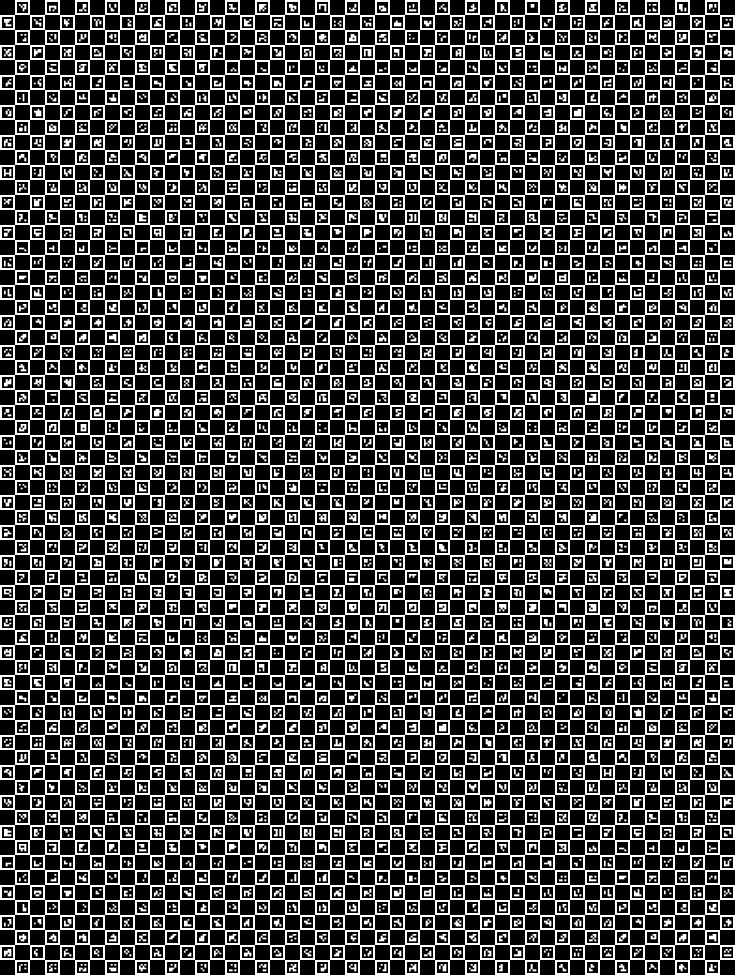
#> input picture xr/suit/charuco-suit.png, 2205 x 2925 px, given in place of charuco-suit-multiscale.png, which was not available (shown at 1/3 size)
$ python suit_degrade.py
#> lines starting #> are read from the running program, lines starting #| are printed output that depends on the picture; after the words box and inside, x2 and y2 are one past the last pixel; in counts of white or black regions, pixels touching at a corner belong together; pictures that were not available may be replaced by others from this repository, and a replacement may not be noted
### tools/suit_multiscale.py
"""Prototype: the SOMA ChArUco suit with coarser position levels laid over it (RFD 2332).

The bit level stays as it is: the same board, the same 22 mm DICT_4X4_1000 markers, so SOMA's
detector still reads the sheet. On top, each cell of a perfect map (every k by k window of bits
appears once on the sheet) shifts its squares' brightness: bit 1 dims the white, bit 0 lifts the
black, so a marker keeps 255 - DIM of contrast either way. Cells are even blocks of squares, so
each holds as many black squares as white and the chessboard averages out:
  level 1: 2 by 2 squares (60 mm) a bit, 4 by 4 windows (240 mm patch names its place)
  level 2: 4 by 4 squares (120 mm) a bit, 4 by 4 windows (480 mm patch)
OpenCV's adaptive threshold subtracts the local mean, so the slow brightness shift does not move
a marker's bits; seen from far off the markers blur to grey and only the levels remain.

This is a flat-sheet test: no body, no seams, no perspective. Distance is simulated by area
downsampling. It reports, per scale, the markers read and the share of map windows that decode
to their own place.
    python tools/suit_multiscale.py [--out build/multiscale]
"""
import argparse
import os
import sys

import cv2
import numpy as np

sys.path.insert(0, os.path.dirname(__file__))
import suit_texture as st  # noqa: E402

COLS, ROWS = st.COLS, st.ROWS
PX = 45
DIM1, DIM2 = 25, 50  # how far each level's bit moves the brightness (of 255)


def perfect_map(w, h, k, seed):
    """w by h bits, every k by k window distinct (random search with repair)."""
    rng = np.random.default_rng(seed)
    m = rng.integers(0, 2, (h, w), dtype=np.uint8)
    for _ in range(200000):
        seen, dup = {}, None
        for y in range(h - k + 1):
            for x in range(w - k + 1):
                key = m[y:y + k, x:x + k].tobytes()
                if key in seen:
                    dup = (x, y)
                    break
                seen[key] = (x, y)
            if dup:
                break
        if dup is None:
            return m, seen
        x, y = dup
        m[y + rng.integers(k), x + rng.integers(k)] ^= 1
    raise SystemExit("no perfect map found")


def decode(cells, k, table):
    """Share of k by k windows of a sensed cell grid that decode to their own place. The flat
    sheet is lit evenly, so one threshold (the midpoint of the two brightness clusters) serves."""
    h, w = cells.shape
    v = np.sort(cells.ravel())
    thr = (v[: len(v) // 4].mean() + v[-len(v) // 4:].mean()) / 2
    ok = tot = 0
    for y in range(h - k + 1):
        for x in range(w - k + 1):
            bits = (cells[y:y + k, x:x + k] < thr).astype(np.uint8)
            tot += 1
            ok += table.get(bits.tobytes()) == (x, y)
    return ok, tot


# [63 lines left out: function main, not called in this run]


# [2 lines that do not run on import are left out]

### tools/suit_texture.py
"""The body's ChArUco suit texture (weftspun RFD 2332).

The image is drawn from the SOMA suit detector's own board (edualvarado/SOMA,
01-Suit-Processing/caliboards/suit/suit.py: CharucoBoard((49, 65), 0.03, 0.022,
DICT_4X4_1000), legacy pattern), so the markers on the body are the ones that
detector reads: a sheet 1.47 by 1.95 m (30 mm squares). util/suit_body.gd cuts it
into panels on the body with the engine's xatlas.

    python tools/suit_texture.py [--px 45] [--out xr/suit/charuco-suit.png]
    python tools/suit_texture.py --read <render.png> [--truth <truth.png>]
        (markers a camera reads off a render; with the truth render, whether each is the right one)

Then it detects the markers in the image it wrote and exits 1 unless every
marker the board holds is read back with its own id.
"""
import argparse
import sys

import cv2
import numpy as np
import cv2.aruco as aruco

COLS, ROWS = 49, 65
SQUARE_M, MARKER_M = 0.030, 0.022


def board():
    d = aruco.getPredefinedDictionary(aruco.DICT_4X4_1000)
    # The board holds more markers than the dictionary has, and OpenCV refuses ids past
    # 999; the suit's ids wrap at 1000 (RFD 2332), so they are given wrapped.
    n = (COLS * ROWS) // 2
    b = aruco.CharucoBoard((COLS, ROWS), SQUARE_M, MARKER_M, d, np.arange(n, dtype=np.int32) % 1000)
    b.setLegacyPattern(True)
    return b


# [78 lines left out: functions _printed, main, not called in this run]


# [2 lines that do not run on import are left out]

### tools/suit_degrade.py
"""The suit through an ordinary 60/120 fps camera on a lighthouse mount, degraded on purpose.

Flat-sheet test of the plain SOMA ChArUco sheet against ours (the same board with the two
position levels of tools/suit_multiscale.py on top). Each view is the sheet shrunk to the pixels
a 30 mm square gets from a corner-mounted camera, then degraded as a cheap camera degrades it:
  - matte fabric: the range squeezed to 40..200 of 255
  - motion: a hand at 1.5 m/s smeared across the shutter time (1/1000 s or 1/120 s)
  - lens: a 0.6 px defocus blur
  - sensor: Gaussian noise, sigma 6 of 255
  - video: JPEG at quality 60, standing in for a streaming codec
Reports, per view: markers read (full sheet), chessboard corners (the top 11 rows, a board in
its own right, since the full sheet repeats ids past 999), and the share of our level-1 and
level-2 windows that decode to their own place. Control: the plain sheet, degraded the same
way, must decode no level windows.
    python tools/suit_degrade.py   (run tools/suit_multiscale.py first; it writes our sheet)
"""
import os
import sys

import cv2
import numpy as np

sys.path.insert(0, os.path.dirname(__file__))
import suit_multiscale as ms  # noqa: E402
import suit_texture as st  # noqa: E402

COLS, ROWS, P = st.COLS, st.ROWS, 45
HAND = 1.5  # m/s
SHEET = "build/multiscale/charuco-suit-multiscale.png"


def degrade(img, s, shutter, seed):
    rng = np.random.default_rng(seed)
    f = cv2.resize(img, (round(img.shape[1] * s / P), round(img.shape[0] * s / P)), interpolation=cv2.INTER_AREA).astype(np.float32)
    if shutter is None:
        return f.round().clip(0, 255).astype(np.uint8)
    f = 40 + f * (160 / 255)
    smear = HAND * shutter * s / 0.03
    if smear > 1:
        n = int(np.ceil(smear))
        k = np.ones((1, n), np.float32) / n
        f = cv2.filter2D(f, -1, k, borderType=cv2.BORDER_REPLICATE)
    f = cv2.GaussianBlur(f, (0, 0), 0.6)
    f += rng.normal(0, 6, f.shape)
    f = f.round().clip(0, 255).astype(np.uint8)
    return cv2.imdecode(cv2.imencode(".jpg", f, [cv2.IMWRITE_JPEG_QUALITY, 60])[1], cv2.IMREAD_GRAYSCALE)


def levels():
    out = []
    for cell, k, seed in ((2, 4, 1), (4, 4, 2)):
        w, h = -(-COLS // cell), -(-ROWS // cell)
        m, table = ms.perfect_map(w, h, k, seed)
        out.append((cell, k, w, h, table))
    return out


def decode_levels(small, lv):
    sq = cv2.resize(small.astype(float), (COLS, ROWS), interpolation=cv2.INTER_AREA)

    def cells(c, w, h):
        pad = np.full((h * c, w * c), np.nan)
        pad[:ROWS, :COLS] = sq
        return np.nanmean(pad.reshape(h, c, w, c), axis=(1, 3))

    (_, k1, w1, h1, t1), (_, k2, w2, h2, t2) = lv
    c2 = cells(4, w2, h2)
    o2, n2 = ms.decode(c2, k2, t2)
    v = np.sort(c2.ravel())
    thr = (v[: len(v) // 4].mean() + v[-len(v) // 4:].mean()) / 2
    dark2 = (c2 < thr).repeat(2, 0).repeat(2, 1)[:h1, :w1]
    c1 = cells(2, w1, h1)
    for d in (True, False):
        sel = np.sort(c1[dark2 == d])
        c1[dark2 == d] -= (sel[: len(sel) // 4].mean() + sel[-len(sel) // 4:].mean()) / 2
    o1, n1 = ms.decode(c1, k1, t1)
    return o1 / n1, o2 / n2


def main():
    ours = cv2.imread(SHEET, cv2.IMREAD_GRAYSCALE)
#> ours: shape (2925, 2205); 29% white; 2518 white regions, largest, box (x1, y1, x2, y2) and area: (0, 0, 2205, 2925) 1490112, (1722, 327, 1744, 349) 429, (1317, 2172, 1339, 2194) 429
    if ours is None:
        print(f"FAIL no {SHEET} (run tools/suit_multiscale.py)")
        return 1
    plain = st.board().generateImage((COLS * P, ROWS * P), marginSize=0, borderBits=1)
    d = cv2.aruco.getPredefinedDictionary(cv2.aruco.DICT_4X4_1000)
    R = 11
    small_board = cv2.aruco.CharucoBoard((COLS, R), 0.03, 0.022, d, np.arange((COLS * R) // 2, dtype=np.int32))
    small_board.setLegacyPattern(True)
    cdet = cv2.aruco.CharucoDetector(small_board)
    mdet = cv2.aruco.ArucoDetector(st.board().getDictionary(), cv2.aruco.DetectorParameters())
    corners_all = (COLS - 1) * (R - 1)
    lv = levels()
    print("px/square  camera            | markers plain, ours (of 1592) | corners plain, ours (of 480) | ours level 1, level 2 | control level 1, 2")
    ctrl_max = 0.0
    for s in (14, 10, 7, 6):
        for name, shutter in (("ideal", None), ("1/1000 s, cheap", 1 / 1000), ("1/120 s, cheap", 1 / 120)):
            row = []
            for img in (plain, ours):
                ids = mdet.detectMarkers(degrade(img, s, shutter, 1))[1]
#> in degrade, `f = cv2.resize(img, (round(img.shape[1] * s / P), round(img.shape[0] *..`:
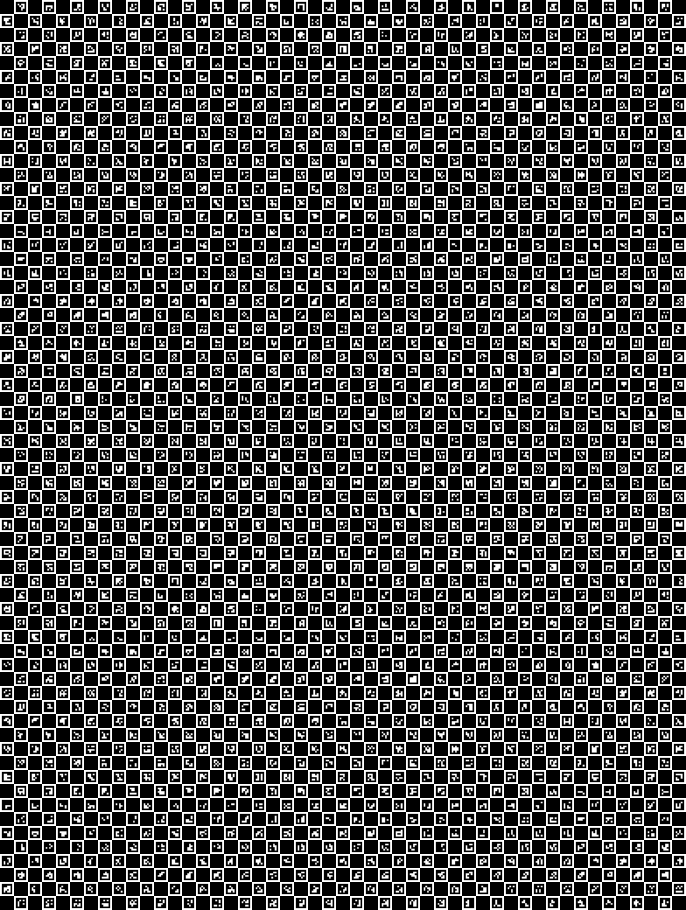
#> f: shape (910, 686) float32; min 0, max 255, mean 73.9
#> ids = 1480 values, max 999 at index 544, min 0 at index 543, mean 427.9
                row.append(0 if ids is None else len(ids))
            for img in (plain, ours):
                crop = cv2.copyMakeBorder(img[: R * P], P, P, P, P, cv2.BORDER_CONSTANT, value=255)
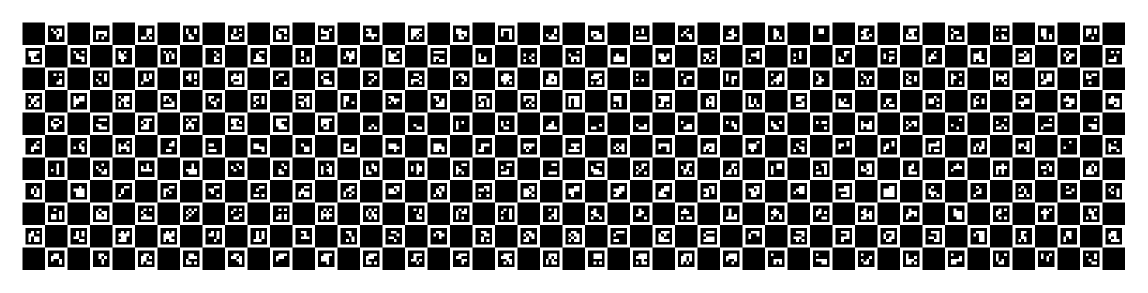
#> crop: shape (585, 2295) (shown at 1/2 size); 42.2% white; 412 white regions, largest, box (x1, y1, x2, y2) and area: (0, 0, 2295, 585) 502884, (1767, 372, 1789, 394) 429, (1137, 192, 1159, 214) 382
                ci = cdet.detectBoard(degrade(crop, s, shutter, 2))[1]
#> call 3 of degrade, with s = 14, seed = 2
#> in degrade (call 3), `f = cv2.resize(img, (round(img.shape[1] * s / P), round(img.shape[0] *..`:
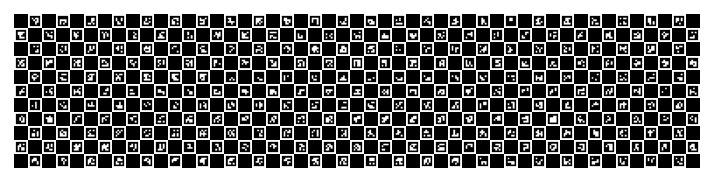
#> f: shape (182, 714) float32; min 0, max 255, mean 107.5
#> ci = 480 values from 0 to 479
                row.append(0 if ci is None else len(ci))
            l1, l2 = decode_levels(degrade(ours, s, shutter, 3), lv)
#> in cells, `pad[:ROWS, :COLS] = sq`:
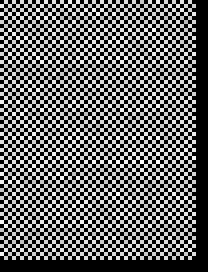
#> pad: shape (68, 52) float64 (shown 4 times larger); 9.93% of the values are NaN or infinite; the others: min 0, max 171.8, mean 73.92; drawn with min black, max white, NaN and infinite black
#> in decode, `v = np.sort(cells.ravel())`: v = 221 values from 0 to 81.59
#> in decode, `thr = (v[: len(v) // 4].mean() + v[-len(v) // 4:].mean()) / 2`: thr = 73.25
#> after the loop in decode, `for y in range(h - k + 1):`: ok = 0; tot = 140
#> in decode_levels, `o2, n2 = ms.decode(c2, k2, t2)`: o2 = 0; n2 = 140
#> in decode_levels, `v = np.sort(c2.ravel())`: v = 221 values from 0 to 81.59
#> in decode_levels, `thr = (v[: len(v) // 4].mean() + v[-len(v) // 4:].mean()) / 2`: thr = 73.25
#> in decode_levels, `dark2 = (c2 < thr).repeat(2, 0).repeat(2, 1)[:h1, :w1]`:
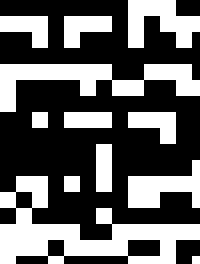
#> dark2: shape (33, 25) bool (shown 8 times larger); 38.7% white in thin lines or dots
#> call 2 of cells, with c = 2, w = 25, h = 33
#> in cells (call 2), `pad[:ROWS, :COLS] = sq`:
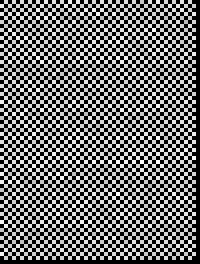
#> pad: shape (66, 50) float64 (shown 4 times larger); 3.48% of the values are NaN or infinite; the others: min 0, max 171.8, mean 73.92; drawn with min black, max white, NaN and infinite black
#> in cells (call 2), `return np.nanmean(pad.reshape(h, c, w, c), axis=(1, 3))`:
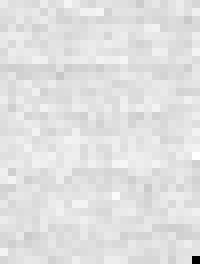
#> returned value: shape (33, 25) float64 (shown 8 times larger); min 0, max 83.67, mean 73.9; drawn with min black and max white
#> in decode_levels, `o1, n1 = ms.decode(c1, k1, t1)`: o1 = 0; n1 = 660
#> l1 = 0; l2 = 0
            c1, c2 = decode_levels(degrade(plain, s, shutter, 3), lv)
#> c1 = 0; c2 = 0
            ctrl_max = max(ctrl_max, c1, c2)
#> ctrl_max = 0
            print(f"{s:9d}  {name:16s}  | {row[0]:5d}, {row[1]:5d} | {row[2]:4d}, {row[3]:4d} | {l1:6.0%}, {l2:6.0%} | {c1:4.0%}, {c2:4.0%}")
#|        14  ideal             |  1480,  1480 |  480,  480 |     0%,     0% |   0%,   0%
    ok = ctrl_max < 0.05
#> ok = True
    print("RESULT: " + ("PASS" if ok else f"FAIL (the plain sheet decoded {ctrl_max:.0%} of level windows)"))
#| RESULT: PASS
    return 0 if ok else 1


if __name__ == "__main__":
    sys.exit(main())
#> (the program exits here)
